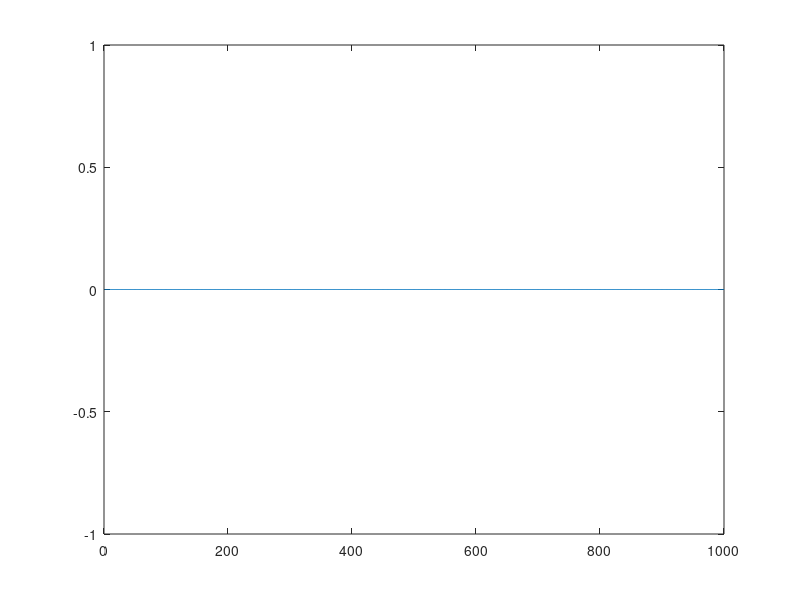

Write the MATLAB code that produced this figure.
%%   Creacion de archivo binario

buffer_w = round(rand(1, 1000)*100);        %   Se CREAN 1000 datos de tipo double entre 0 - 100
arch_w = fopen('arch.bin', 'w');            %   Se crea un MANEJADOR de archivo (arch_w).
                                            %   creando un archivo con nombre "thosand.bin"
fwrite(arch_w, int8(buffer_w), 'int8');     %   Se crea el archivo guardando cada valor de buffer
                                            %   en format int8, cada valor ocupa 8 BITS (1 BYTE).
fclose(arch_w);                             %   Se CIERRA el manejador

%%   Lectura de archivos

arch_r = fopen('arch.bin', 'r');
buffer_r = fread(arch_r, 'int8');
fclose(arch_r);

%%   Grafica de buffer_w - buffer_r
%   buffer_w(:) - buffer_r(:)

figure;
plot(buffer_w(:) - buffer_r(:));